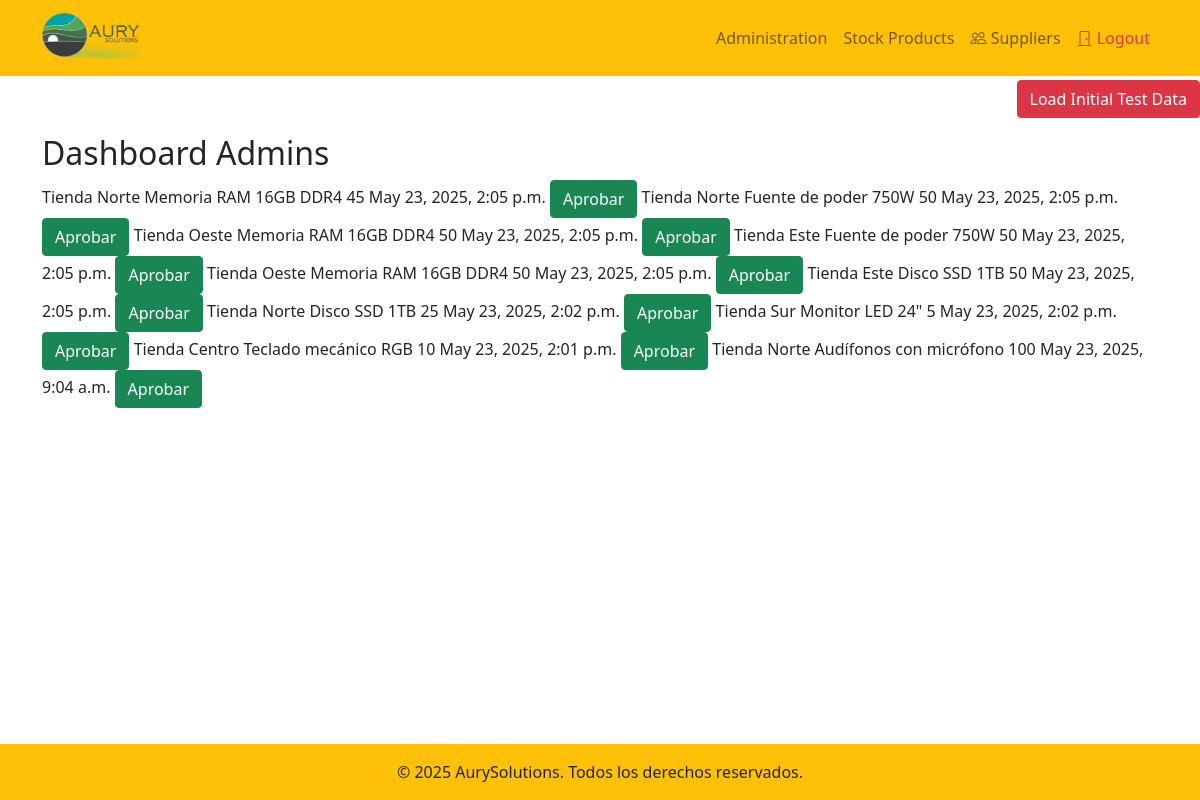
The page /admin-dashboard/ (signed in) on the database as committed earlier.
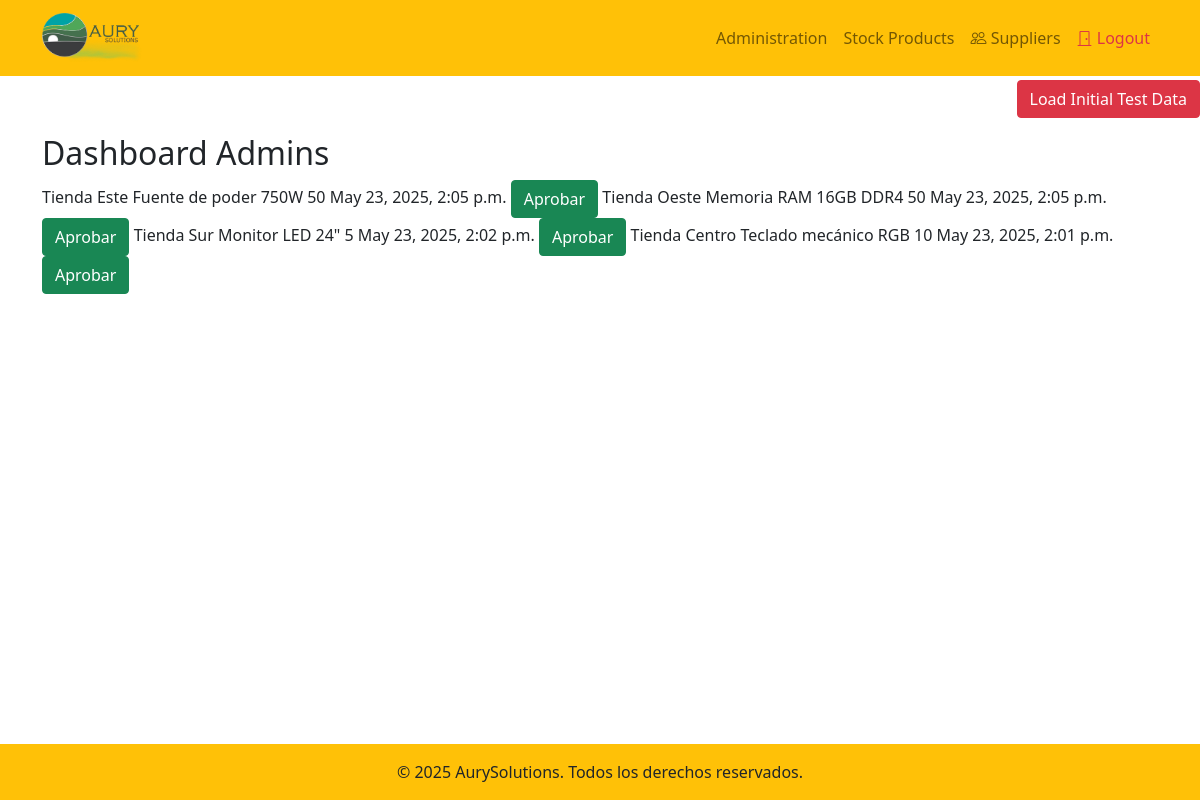
The same page on the database as committed later.
### core/models.py (models this page shows, shortened)
class SupplierDelivery(models.Model):
    supplier = models.ForeignKey(Supplier, on_delete=models.CASCADE)
    store = models.ForeignKey(Store, on_delete=models.CASCADE)
    product = models.ForeignKey(Product, on_delete=models.CASCADE)
    quantity = models.PositiveIntegerField()
    delivery_date = models.DateTimeField(auto_now_add=True)
    approved = models.BooleanField(default=False)  # Nuevo campo para aprobación

class Store(models.Model):
    name = models.CharField(max_length=100)
    street = models.CharField(max_length=250)
    phone = models.CharField(max_length=15, blank=True, null=True)
    image = models.ImageField(
        upload_to="img/product_images/",
        blank=True,
        null=True,
        default="img/sin-imagen.jpg",
        validators=[FileExtensionValidator(["jpg", "png", "jpeg"])]
    )

class Product(models.Model):
    name = models.CharField(max_length=100)
    description = models.TextField(blank=True, null=True)
    cost = models.DecimalField(max_digits=10, decimal_places=2, default=0)
    price = models.DecimalField(max_digits=10, decimal_places=2)
    provision = models.IntegerField(default=100)
    iva = models.DecimalField(max_digits=10, decimal_places=2, default=21)
    image = models.ImageField(
        upload_to="img/product_images/",
        blank=True,
        null=True,
        validators=[FileExtensionValidator(["jpg", "png", "jpeg"])]
    )

### core/views.py (the view)
# urls.py: path('admin-dashboard/', admin_dashboard, name='admin_dashboard'),
@login_required
@permission_required('core.full_access', raise_exception=True)
def admin_dashboard(request):
    pending_deliveries = SupplierDelivery.objects.filter(approved=False).order_by("-delivery_date")
    return render(request, "core/dashboard/admin.html", {
        "pending_deliveries": pending_deliveries
    })

### templates/core/dashboard/admin.html
{% extends "base.html" %}
{% block content %}
    <p class="text-end">
        <a class="btn btn-danger" href="{% url 'load_products' %}">Load Initial Test Data</a>
    </p>
    <div class="container mt-2">
        <h2>Dashboard Admins</h2>
        {% for delivery in pending_deliveries %}
            <tr>
                <td>{{ delivery.store.name }}</td>
                <td>{{ delivery.product.name }}</td>
                <td>{{ delivery.quantity }}</td>
                <td>{{ delivery.delivery_date }}</td>
                <td>
                    <a href="{% url 'approve_delivery' delivery.id %}" class="btn btn-success">
                        Aprobar
                    </a>
                </td>
            </tr>
        {% endfor %}
    </div>
{% endblock %}

Rows that differ between the two databases and show on the page:
no longer on this page (row edited): SupplierDelivery: store.name "Tienda Norte", product.name "Memoria RAM 16GB DDR4", quantity "45", delivery_date "May 23, 2025, 2:05 p.m."
no longer on this page (row edited): SupplierDelivery: store.name "Tienda Norte", product.name "Fuente de poder 750W", quantity "50", delivery_date "May 23, 2025, 2:05 p.m."
no longer on this page (row edited): SupplierDelivery: store.name "Tienda Oeste", product.name "Memoria RAM 16GB DDR4", quantity "50", delivery_date "May 23, 2025, 2:05 p.m."
no longer on this page (row edited): SupplierDelivery: store.name "Tienda Este", product.name "Disco SSD 1TB", quantity "50", delivery_date "May 23, 2025, 2:05 p.m."
no longer on this page (row edited): SupplierDelivery: store.name "Tienda Norte", product.name "Disco SSD 1TB", quantity "25", delivery_date "May 23, 2025, 2:02 p.m."
no longer on this page (row edited): SupplierDelivery: store.name "Tienda Norte", product.name "Audífonos con micrófono", quantity "100", delivery_date "May 23, 2025, 9:04 a.m."
